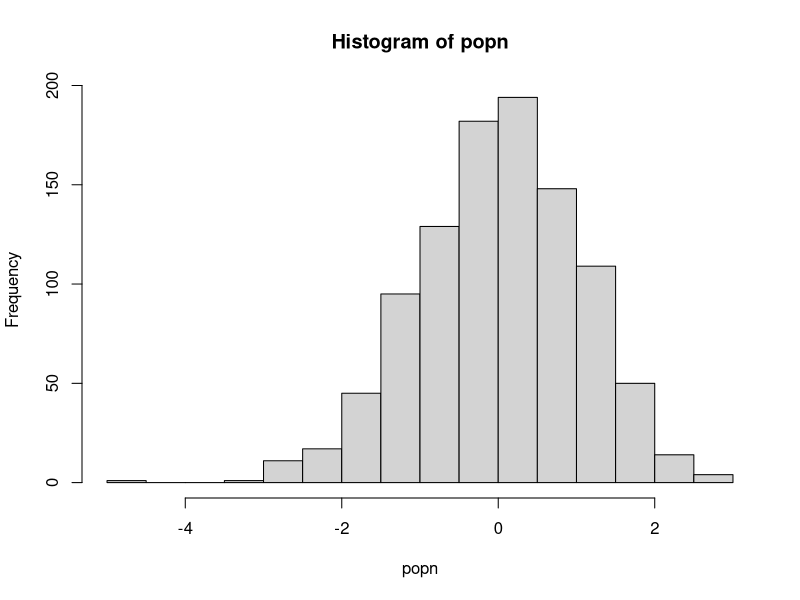

Write the R code that produced this figure.
######### run a simulation that involves sampling from a population #########

# Contains 6 functions to test the speed of 5 different methods of calculating 
# means. The first function, myexperiment, samples the data and calculates
# the mean of that sample, the other functions run "num" iterations over 
# myexperiment to generate the means of "num" samples. The functions are then
# run on identical parameters and timed, with the time taken for each being 
# printed to screen.

# Author: Lucy Goodyear (lucy.goodyear19@imperial.ac.uk)
# Version: 0.0.1

# clear workspace
rm(list=ls())

# a function to take a sample of size n from a population "popn" and return its mean
myexperiment <- function(popn, n){
    pop_sample <- sample(popn, n, replace = FALSE)
    return(mean(pop_sample))
}

# calculate means using a loop without preallocation
loopy_sample1 <- function(popn, n, num) {
    result1 <- vector() # initialise empty vector of size 1
    for (i in 1:num){
        result1 <- c(result1, myexperiment(popn, n))
    }
    return(result1)
}

# to run "num" iterations of the experiment using a for loop on a vector with preallocation
loopy_sample2 <- function(popn, n, num) {
    result2 <- vector(,num) # preallocate expected size
    for (i in 1:num) {
        result2[i] <- myexperiment(popn, n)
    }
    return(result2)
}

# to run "num" iterations of the experiment using a for loop on a list with preallocation
loopy_sample3 <- function(popn, n, num) {
    result3 <- vector("list", num) # preallocate expected size
    for (i in 1:num) {
        result3[[i]] <- myexperiment(popn, n)
    }
    return(result3)
}

# to run "num" iterations of the experiment using vectorisation with lapply
lapply_sample <- function(popn, n, num) {
    result4 <- lapply(1:num, function(i) myexperiment(popn, n))
    return(result4)
}

# to run "num" iterations of the experiment using vectorisation with sapply
sapply_sample <- function(popn, n, num) {
    result5 <- sapply(1:num, function(i) myexperiment(popn, n))
    return(result5)
}

# generate the population
popn <- rnorm(1000)
hist(popn)

n <- 20 # sample size for each experiment
num <- 1000 # number of times to rerun the experiment

# time each function and print time to screen
print("The loopy, non-preallocation approach takes:")
print(system.time(loopy_sample1(popn, n, num)))

print("The loopy, but with preallocation approach takes:")
print(system.time(loopy_sample2(popn, n, num)))

print("The loopy, non-preallocation approach takes:")
print(system.time(loopy_sample3(popn, n, num)))

print("The vectorized lapply approach takes:")
print(system.time(sapply_sample(popn, n, num)))

print("The vectorized sapply approach takes:")
print(system.time(sapply_sample(popn, n, num)))
